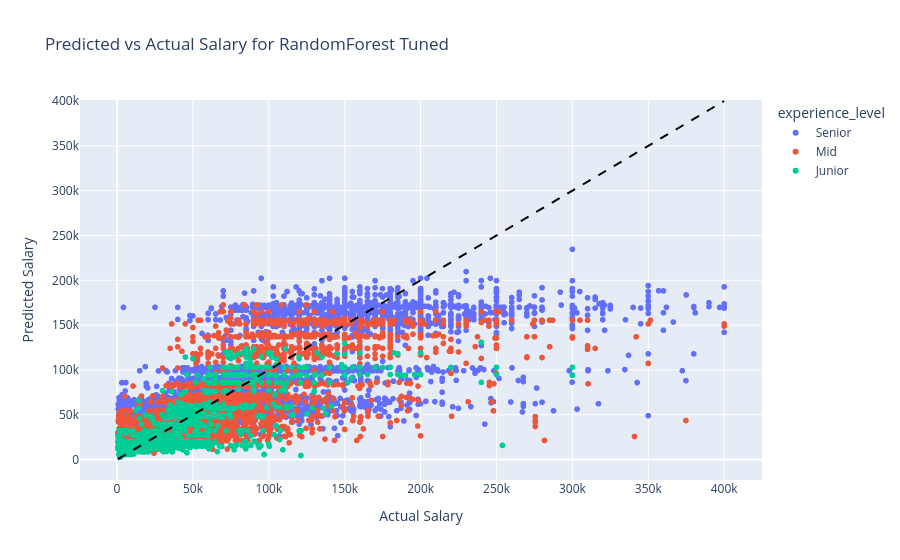

Source (notebook cell):
### Markdown cell above
## 8. Evaluation
Compute R², MAE, and RMSE for all models, segment the best model by experience level, and plot predicted vs actual salary.

### Code cell
from sklearn.metrics import mean_absolute_error
import plotly.express as px

# Collect all model predictions for evaluation
all_models = {
    'Ridge': fitted_models['Ridge'],
    'DecisionTree': fitted_models['DecisionTree'],
    'RandomForest': fitted_models['RandomForest'],
    'Ridge Tuned': best_ridge,
    'RandomForest Tuned': best_rf
}

eval_rows = []
for name, model in all_models.items():
    y_pred = model.predict(X_test)
    y_test_salary = np.expm1(y_test)
    y_pred_salary = np.expm1(y_pred)
    eval_rows.append({
        'model': name,
        'r2': r2_score(y_test_salary, y_pred_salary),
        'mae': mean_absolute_error(y_test_salary, y_pred_salary),
        'rmse': np.sqrt(mean_squared_error(y_test_salary, y_pred_salary))
    })

eval_df = pd.DataFrame(eval_rows).set_index('model')
print('Evaluation metrics on test set:')
display(eval_df)

# Select best model by RMSE on the test set
best_model_name = eval_df['rmse'].idxmin()
best_model = all_models[best_model_name]
print(f'\nBest model by RMSE: {best_model_name}')

# Segment evaluation by experience level for the best model
seg_df = pd.DataFrame({
    'actual': np.expm1(y_test),
    'pred': np.expm1(best_model.predict(X_test)),
    'experience_level': feature_df.loc[y_test.index, 'experience_level']
})

segment_rows = []
for level, group in seg_df.groupby('experience_level'):
    segment_rows.append({
        'experience_level': level,
        'mae': mean_absolute_error(group['actual'], group['pred']),
        'rmse': np.sqrt(mean_squared_error(group['actual'], group['pred']))
    })
segment_df = pd.DataFrame(segment_rows).set_index('experience_level')
print('\nSegmented evaluation for best model:')
display(segment_df)

# Plot predicted vs actual salary colored by experience level
fig = px.scatter(
    seg_df,
    x='actual',
    y='pred',
    color='experience_level',
    title=f'Predicted vs Actual Salary for {best_model_name}',
    labels={'actual':'Actual Salary', 'pred':'Predicted Salary'}
)
fig.add_shape(
    type='line',
    x0=seg_df['actual'].min(),
    y0=seg_df['actual'].min(),
    x1=seg_df['actual'].max(),
    y1=seg_df['actual'].max(),
    line=dict(color='black', dash='dash')
)
fig.show()

# Compare top features across models
print('\nTop features for Ridge Tuned:')
if hasattr(best_ridge, 'coef_'):
    ridge_coefs = pd.Series(best_ridge.coef_, index=X.columns).sort_values(key=abs, ascending=False)
    display(ridge_coefs.head(15))

print('\nTop features for RandomForest Tuned:')
rf_importances = pd.Series(best_rf.feature_importances_, index=X.columns).sort_values(ascending=False)
display(rf_importances.head(15))

### Figure 1 — Plotly figure (JSON) as saved in the notebook; plotly's stock layout.template omitted (floating-point values rounded to 4 significant figures; data arrays with more than 128 entries replaced by an {"elided": "..."} marker saying what was removed)
{"data": [{"hovertemplate": "experience_level=Senior<br>Actual Salary=%{x}<br>Predicted Salary=%{y}<extra></extra>", "legendgroup": "Senior", "marker": {"color": "#636efa", "symbol": "circle"}, "mode": "markers", "name": "Senior", "showlegend": true, "type": "scattergl", "x": {"elided": "4462 float values"}, "xaxis": "x", "y": {"elided": "4462 float values"}, "yaxis": "y"}, {"hovertemplate": "experience_level=Mid<br>Actual Salary=%{x}<br>Predicted Salary=%{y}<extra></extra>", "legendgroup": "Mid", "marker": {"color": "#EF553B", "symbol": "circle"}, "mode": "markers", "name": "Mid", "showlegend": true, "type": "scattergl", "x": {"elided": "2793 float values"}, "xaxis": "x", "y": {"elided": "2793 float values"}, "yaxis": "y"}, {"hovertemplate": "experience_level=Junior<br>Actual Salary=%{x}<br>Predicted Salary=%{y}<extra></extra>", "legendgroup": "Junior", "marker": {"color": "#00cc96", "symbol": "circle"}, "mode": "markers", "name": "Junior", "showlegend": true, "type": "scattergl", "x": {"elided": "1121 float values"}, "xaxis": "x", "y": {"elided": "1121 float values"}, "yaxis": "y"}], "layout": {"legend": {"title": {"text": "experience_level"}, "tracegroupgap": 0}, "shapes": [{"line": {"color": "black", "dash": "dash"}, "type": "line", "x0": 533.0, "x1": 400000.0, "y0": 533.0, "y1": 400000.0}], "title": {"text": "Predicted vs Actual Salary for RandomForest Tuned"}, "xaxis": {"anchor": "y", "domain": [0, 1], "title": {"text": "Actual Salary"}}, "yaxis": {"anchor": "x", "domain": [0, 1], "title": {"text": "Predicted Salary"}}}}
